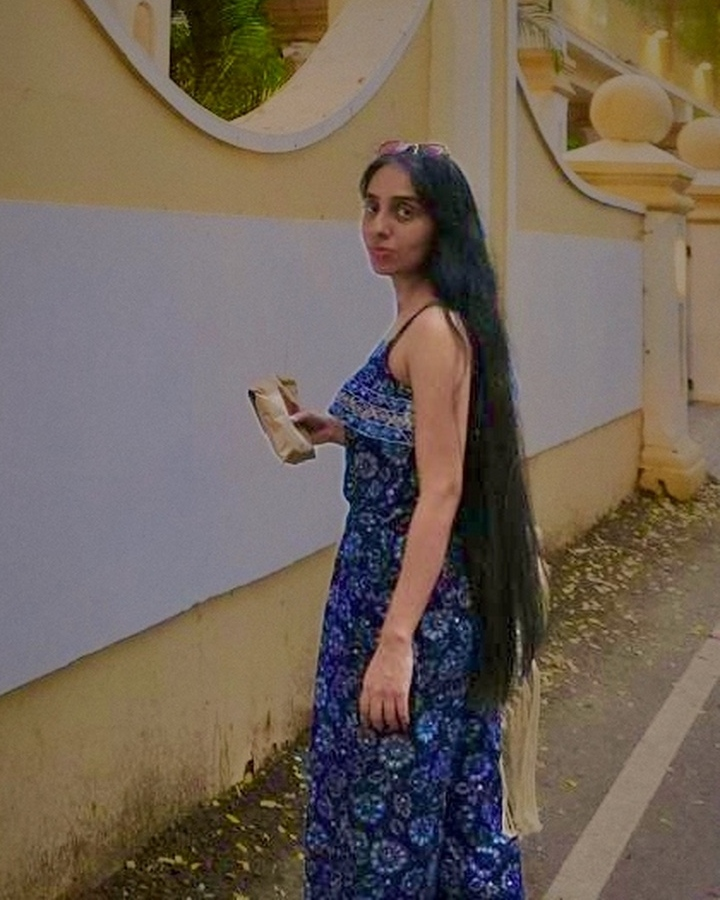
#> input picture editorial/hair_v1/work/01_crop.jpg, 720 x 900 px
$ python light_on_her.py
#> lines starting #> are read from the running program, lines starting #| are printed output that depends on the picture; after the words box and inside, x2 and y2 are one past the last pixel; in counts of white or black regions, pixels touching at a corner belong together
import cv2,numpy as np
src=cv2.imread('work/01_crop.jpg'); H,W=src.shape[:2]
#> further down, src is the input picture: shape (900, 720, 3); mean B, G, R 88.1, 100.2, 113.2
#> after `H, W = src.shape[:2]`: H = 900; W = 720
A=cv2.imread('work/alpha.png',0)
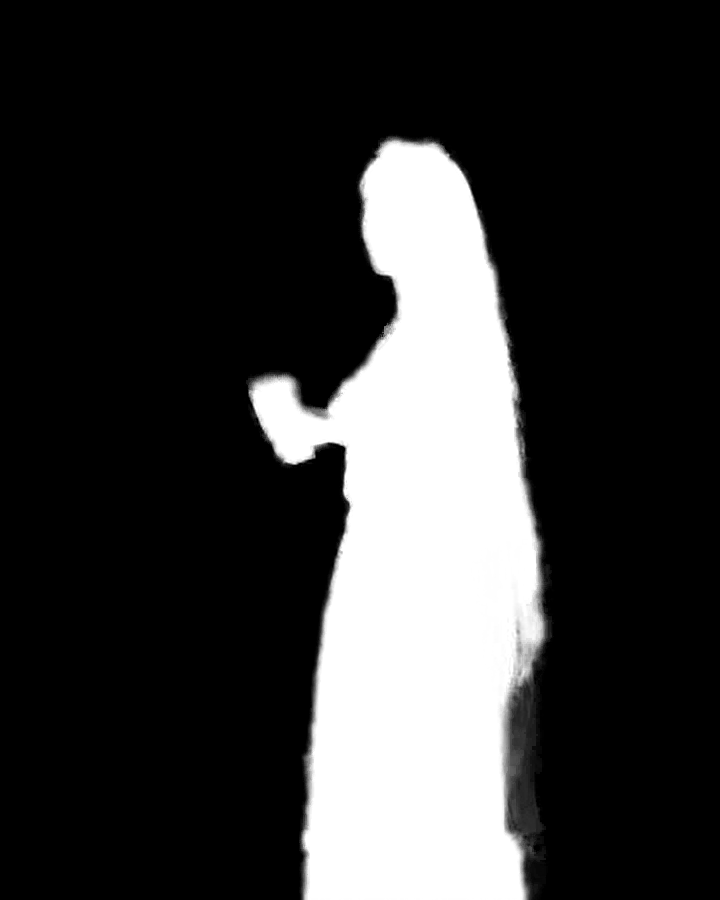
#> input picture editorial/hair_v1/work/alpha.png, 720 x 900 px
#> A is the input picture: shape (900, 720); min 0, max 255, mean 53.4
n,lab,st,_=cv2.connectedComponentsWithStats((A>40).astype(np.uint8)); big=1+np.argmax(st[1:,4])
#> after `n, lab, st, _ = cv2.connectedComponentsWithStats((A > 40).astype(np.ui`:
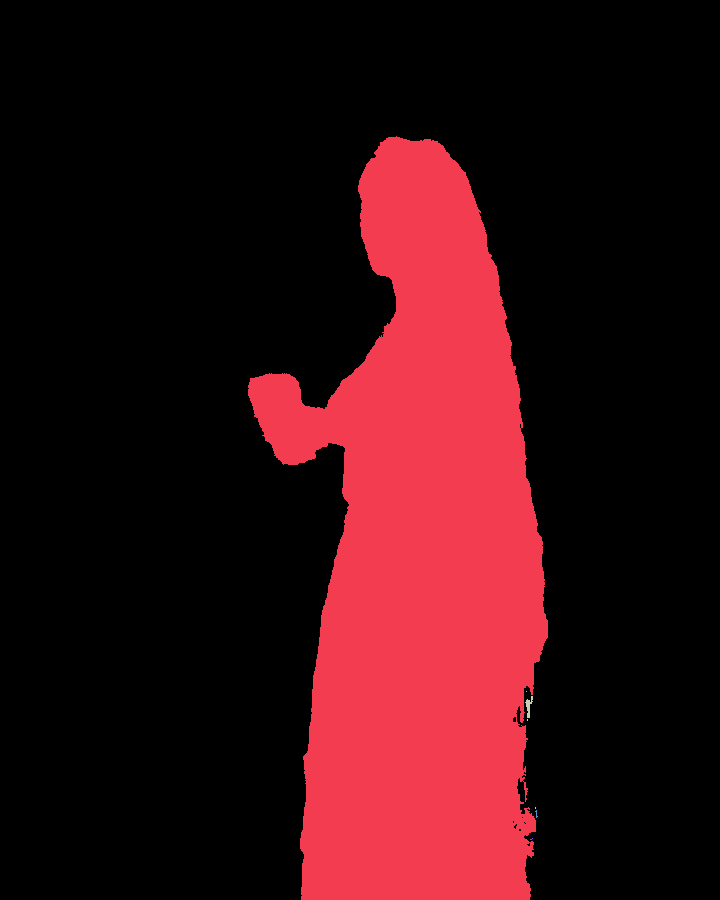
#> lab: shape (900, 720) int32; 8 distinct labels, from 0 to 7; one colour per label, 0 black
#> after `n, lab, st, _ = cv2.connectedComponentsWithStats((A > 40).astype(np.ui`: n = 8; st = [[0, 0, 720, 900, 505620], [248, 136, 300, 764, 142286], [526, 691, 1, 1, 1], [525, 696, 8, 22, 76], [527, 719, 1, 2, 2], [535, 807, 1, 2, 2], [535, 810, 3, 8, 10], [530, 838, 3, 2, 3]]
#> after `big = 1 + np.argmax(st[1:, 4])`: big = 1
a=((lab==big)*A).astype(np.float32)/255.
f=src.astype(np.float32)/255.; hsv=cv2.cvtColor(src,cv2.COLOR_BGR2HSV); ycc=cv2.cvtColor(src,cv2.COLOR_BGR2YCrCb)
#> after `hsv = cv2.cvtColor(src, cv2.COLOR_BGR2HSV)`: hsv: shape (900, 720, 3); mean H, S, V 57.3, 88.9, 118.8
#> after `ycc = cv2.cvtColor(src, cv2.COLOR_BGR2YCrCb)`: ycc: shape (900, 720, 3); mean of channels 0, 1, 2 102.7, 135.5, 119.8
# mask used for edits: tight (eroded) so no edge fringe/halo reaches the wall
core=cv2.erode((a>0.5).astype(np.uint8),np.ones((5,5),np.uint8)); M=cv2.GaussianBlur(core.astype(np.float32),(0,0),1.3)
#> after `core = cv2.erode((a > 0.5).astype(np.uint8), np.ones((5, 5), np.uint8)`:
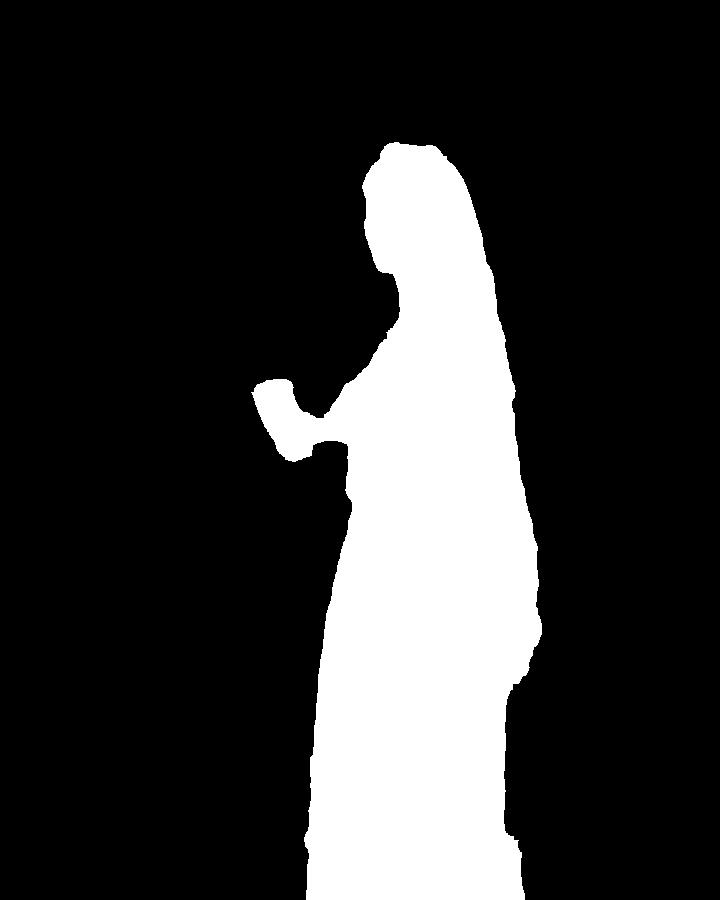
#> core: shape (900, 720); values 0 (black) and 1 (white), 20.1% white; 1 white region, box (x1, y1, x2, y2) and area: (251, 142, 542, 900) 130559
# hair stays exactly as shot: neutral dark pixels on the hair side
hair=((hsv[...,2]<100)&(hsv[...,1]<110)&(a>0.3)).astype(np.uint8); hair[:, :330]=0; hair[380:,:440]=0
#> after `hair = ((hsv[..., 2] < 100) & (hsv[..., 1] < 110) & (a > 0.3)).astype(`: hair: shape (900, 720); values 0 (black) and 1 (white), 5.9% white; 559 white regions (477 under 20 px), largest, box (x1, y1, x2, y2) and area: (367, 145, 546, 723) 24720, (342, 648, 415, 769) 1659, (301, 681, 335, 900) 1354
#> after `hair[380:, :440] = 0`: hair: shape (900, 720); values 0 (black) and 1 (white), 4.1% white; 175 white regions (151 under 20 px), largest, box (x1, y1, x2, y2) and area: (367, 145, 546, 723) 24720, (495, 729, 510, 799) 293, (461, 493, 485, 513) 171
hair=cv2.morphologyEx(hair,cv2.MORPH_CLOSE,np.ones((5,5),np.uint8)); hairm=cv2.GaussianBlur(cv2.dilate(hair,np.ones((3,3),np.uint8)).astype(np.float32),(0,0),1.2)
#> after `hair = cv2.morphologyEx(hair, cv2.MORPH_CLOSE, np.ones((5, 5), np.uint`: hair: shape (900, 720); values 0 (black) and 1 (white), 4.9% white; 67 white regions (51 under 20 px), largest, box (x1, y1, x2, y2) and area: (367, 145, 546, 729) 29280, (443, 838, 465, 900) 570, (495, 729, 510, 806) 456
M=M*(1-hairm)
# pool of light: strongest on face/shoulder/arm, easing toward the hem
yy,xx=np.mgrid[0:H,0:W].astype(np.float32)
pool=np.clip(1.0-0.30*(np.clip((yy-250)/650,0,1)**1.2),0.70,1.0)*np.clip(1.0-0.25*np.abs(xx-430)/200,0.75,1.0)
Lab=cv2.cvtColor(f,cv2.COLOR_BGR2Lab); L=Lab[...,0]/100.
#> after `Lab = cv2.cvtColor(f, cv2.COLOR_BGR2Lab)`: Lab: shape (900, 720, 3) float32; mean of channels 0, 1, 2 42.9, 4.2, 8.6
Lnew=100*np.power(np.clip(L,1e-4,1),0.58)                    # lifts shadows and mids, keeps highlights
Lnew=Lab[...,0]+(Lnew-Lab[...,0])*pool
# face: gentle extra light, luminance only (hue and chroma untouched)
fm=np.zeros((H,W),np.float32); cv2.ellipse(fm,(398,215),(52,72),0,0,360,1,-1); fm=cv2.GaussianBlur(fm,(0,0),16)
#> after `cv2.ellipse(fm, (398, 215), (52, 72), 0, 0, 360, 1, -1)`: fm: shape (900, 720) float32; values 0 (black) and 1 (white), 1.8% white; 1 white region, box (x1, y1, x2, y2) and area: (346, 143, 451, 288) 11943
Lnew=Lnew+7.0*fm
out=Lab.copy(); out[...,0]=np.clip(Lnew,0,100)
#> after `out[..., 0] = np.clip(Lnew, 0, 100)`: out: shape (900, 720, 3) float32; mean of channels 0, 1, 2 55.5, 4.2, 8.6
# dress: richer blue so it separates from the cream wall (complementary), arm/skin chroma untouched
res=cv2.cvtColor(out,cv2.COLOR_Lab2BGR)
hs=cv2.cvtColor(np.clip(res,0,1).astype(np.float32),cv2.COLOR_BGR2HSV); h_,s_,v_=cv2.split(hs)
#> after `hs = cv2.cvtColor(np.clip(res, 0, 1).astype(np.float32), cv2.COLOR_BGR`: hs: shape (900, 720, 3) float32; mean H, S, V 114.6, 0.3, 0.6
dress=((a>0.5)&(h_>200)&(h_<265)&(s_>0.2)).astype(np.float32); dress=cv2.GaussianBlur(dress,(0,0),1.5)
#> after `dress = ((a > 0.5) & (h_ > 200) & (h_ < 265) & (s_ > 0.2)).astype(np.f`: dress: shape (900, 720) float32; values 0 (black) and 1 (white), 9.3% white; 32 white regions (24 under 20 px), largest, box (x1, y1, x2, y2) and area: (304, 399, 524, 900) 56531, (340, 342, 409, 416) 2182, (441, 245, 483, 297) 823
s2=np.clip(s_*(1+0.14*dress),0,1)
res=cv2.cvtColor(cv2.merge([h_,s2,v_]),cv2.COLOR_HSV2BGR)
# local contrast on fabric and arm only, none on face
blur=cv2.GaussianBlur(res,(0,0),10); faceprot=cv2.GaussianBlur(cv2.dilate((fm>0.05).astype(np.uint8),np.ones((15,15),np.uint8)).astype(np.float32),(0,0),6)
cm=(M*(1-faceprot))[...,None]*0.32; res=np.clip(res+(res-blur)*cm,0,1)
Mm=M[...,None]; final=f*(1-Mm)+res*Mm
out8=np.clip(final*255+0.5,0,255).astype(np.uint8)
cv2.imwrite('work/04_light.jpg',out8,[cv2.IMWRITE_JPEG_QUALITY,98]); cv2.imwrite('work/06_final.png',out8)
# ---- checks
far=cv2.dilate((a>0.02).astype(np.uint8),np.ones((15,15),np.uint8))==0
#> far: shape (900, 720) bool; 75.5% white; 1 black region, box (x1, y1, x2, y2) and area: (241, 129, 555, 900) 158786
print('background pixels changed outside the subject:',int((np.abs(out8.astype(int)-src.astype(int)).max(-1)[far]>0).sum()),'of',int(far.sum()))
#| background pixels changed outside the subject: 0 of 489214
FACE=(350,145,450,290)
lab_=lambda im:cv2.cvtColor(im[FACE[1]:FACE[3],FACE[0]:FACE[2]].astype(np.float32)/255,cv2.COLOR_BGR2Lab).reshape(-1,3).mean(0)
print('face dL,da,db',np.round(lab_(out8)-lab_(src),2),'L*',round(lab_(out8)[0],1))
#| face dL,da,db [1.153e+01 1.000e-02 2.000e-02] L* 43.5
fc=lambda im:cv2.resize(im[FACE[1]:FACE[3],FACE[0]:FACE[2]],None,fx=4,fy=4,interpolation=cv2.INTER_CUBIC)
cv2.imwrite('della_hair_pop_v1_facecheck.jpg',np.hstack([fc(src),fc(out8)]),[cv2.IMWRITE_JPEG_QUALITY,93])
cv2.imwrite('della_hair_pop_v1_before_after.jpg',np.hstack([src,np.full((H,20,3),255,np.uint8),out8]),[cv2.IMWRITE_JPEG_QUALITY,92])
ycc=cv2.cvtColor(src,cv2.COLOR_BGR2YCrCb); sk=((ycc[...,1]>133)&(ycc[...,1]<178)&(ycc[...,2]>80)&(ycc[...,2]<135)&(hsv[...,1]<150)&(a>0.6))
#> after `sk = (ycc[..., 1] > 133) & (ycc[..., 1] < 178) & (ycc[..., 2] > 80) & `: sk: shape (900, 720) bool; 5.4% white; 45 white regions (35 under 20 px), largest, box (x1, y1, x2, y2) and area: (356, 140, 483, 736) 29426, (250, 377, 347, 464) 4157, (532, 530, 540, 588) 240
sk[:130]=0; sk[300:]=0; sk[:,:350]=0; sk[:,460:]=0
#> after `sk[300:] = 0`:
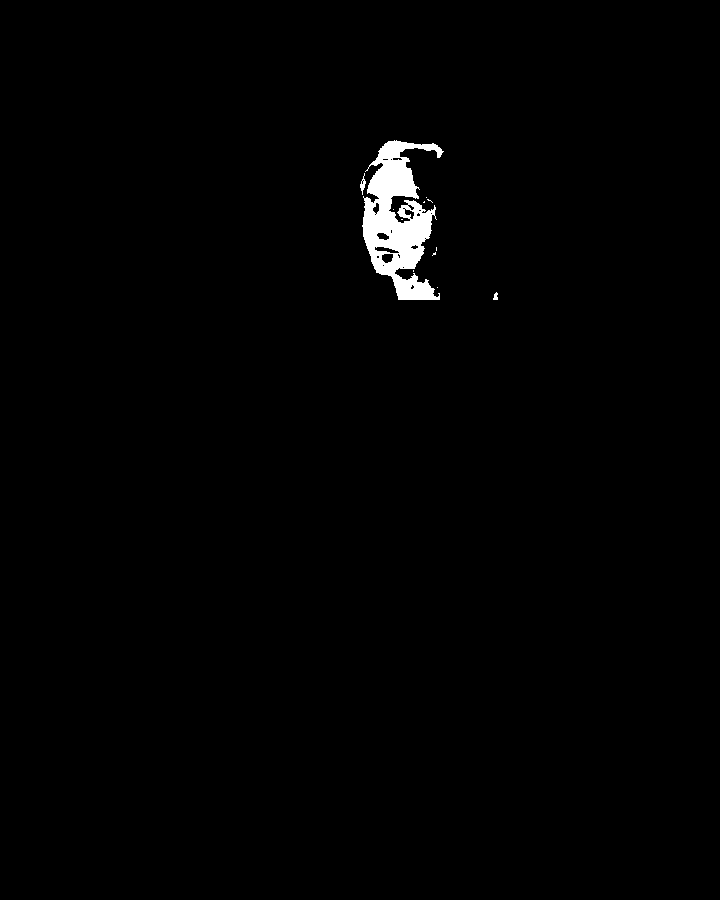
#> sk: shape (900, 720) bool; 1% white; 12 white regions (9 under 20 px), largest, box (x1, y1, x2, y2) and area: (362, 140, 444, 300) 6665, (360, 173, 366, 195) 55, (493, 292, 498, 300) 28
#> after `sk[:, 460:] = 0`: sk: shape (900, 720) bool; 1% white; 11 white regions (9 under 20 px), largest, box (x1, y1, x2, y2) and area: (362, 140, 444, 300) 6665, (360, 173, 366, 195) 55
L0=cv2.cvtColor(src.astype(np.float32)/255,cv2.COLOR_BGR2Lab)[...,0]; L1=cv2.cvtColor(out8.astype(np.float32)/255,cv2.COLOR_BGR2Lab)[...,0]
#> after `L1 = cv2.cvtColor(out8.astype(np.float32) / 255, cv2.COLOR_BGR2Lab)[..`:
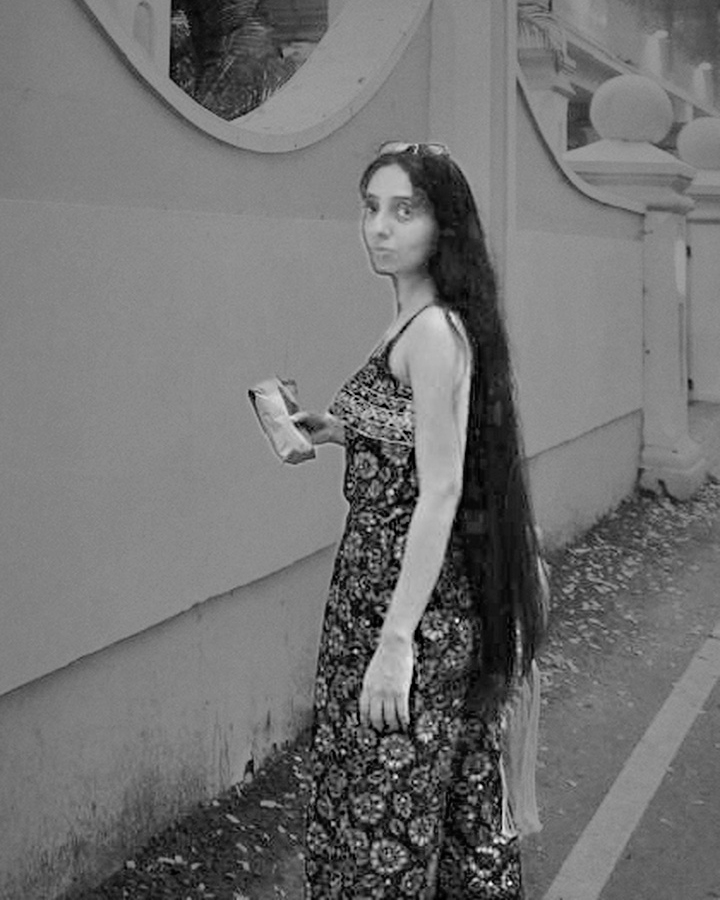
#> L1: shape (900, 720) float32; min 0, max 99.93, mean 44.8; drawn with min black and max white
print('face-skin L* before/after',round(L0[sk].mean(),1),round(L1[sk].mean(),1))
#| face-skin L* before/after 36.6 55.8
cv2.imwrite('work/_up.jpg',np.hstack([src[100:760],out8[100:760]]))
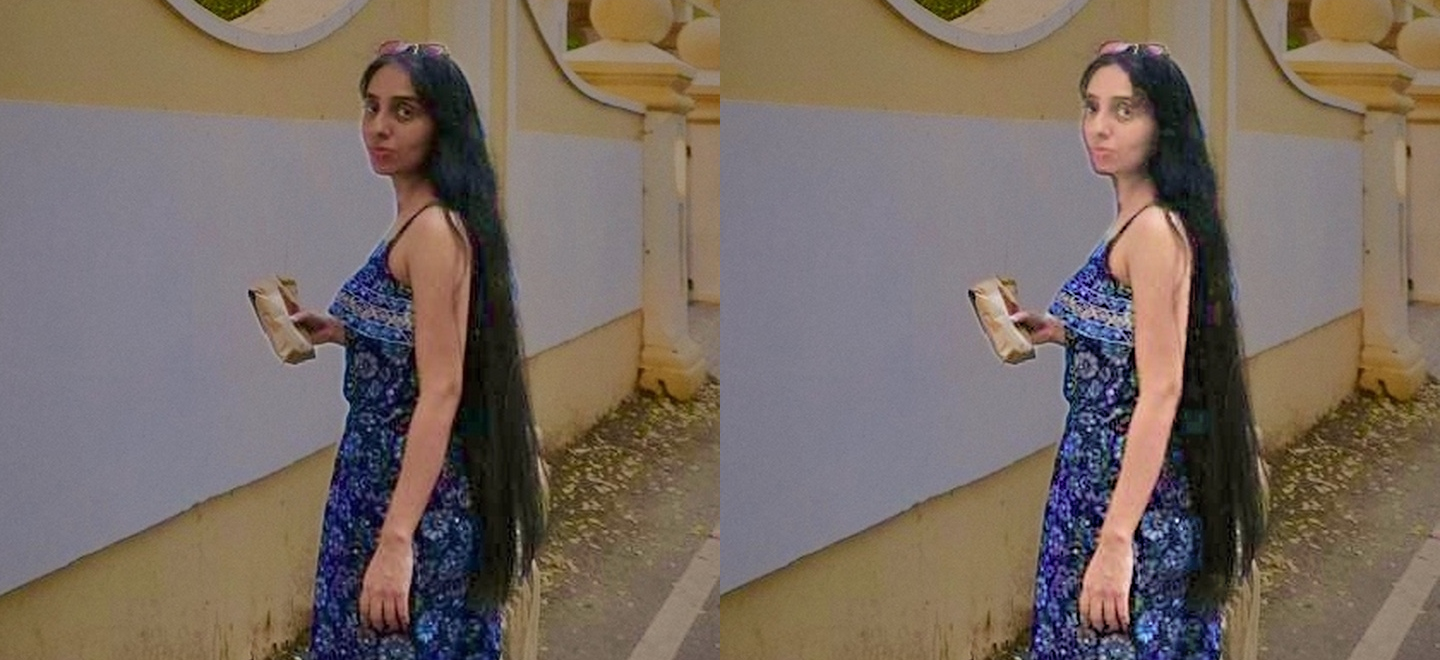
#> saved as _up.jpg: shape (660, 1440, 3); mean B, G, R 98.6, 107.8, 120.9
